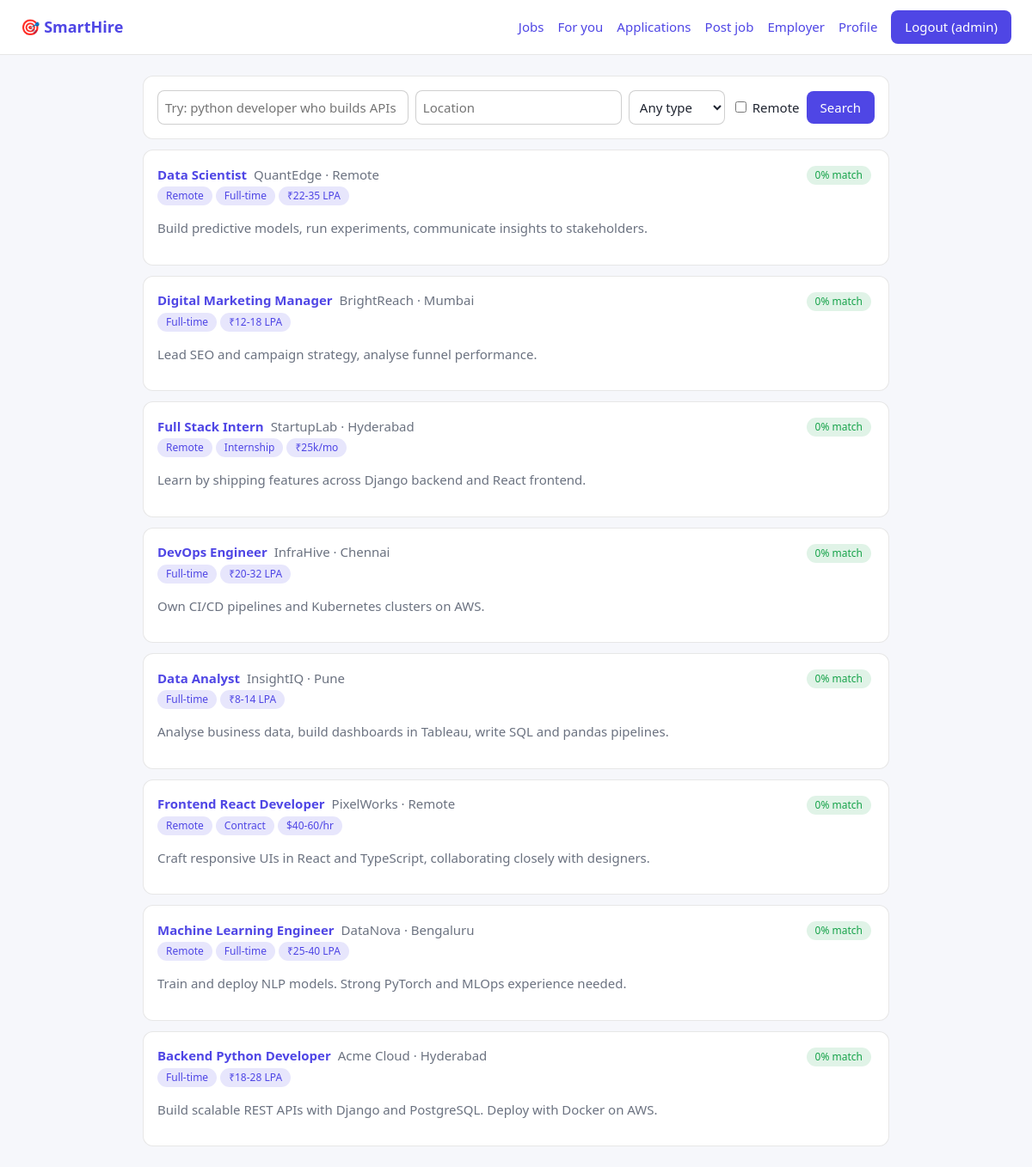
The app's page / (signed in) with its own data.
### jobs/models.py (models this page shows, shortened)
class Job(models.Model):
    TYPES = [("FT","Full-time"),("PT","Part-time"),("CT","Contract"),("IN","Internship")]
    title = models.CharField(max_length=200)
    company = models.CharField(max_length=120)
    location = models.CharField(max_length=120)
    job_type = models.CharField(max_length=2, choices=TYPES, default="FT")
    remote = models.BooleanField(default=False)
    salary = models.CharField(max_length=60, blank=True)
    skills = models.CharField(max_length=300, blank=True, help_text="Comma separated")
    description = models.TextField()
    owner = models.ForeignKey(settings.AUTH_USER_MODEL, null=True, blank=True, on_delete=models.SET_NULL)
    posted = models.DateTimeField(auto_now_add=True)
    class Meta: ordering = ["-posted"]
    @property
    def skill_list(self): return [s.strip().lower() for s in self.skills.split(",") if s.strip()]
    @property
    def text(self): return f"{self.title} {self.title} {self.skills} {self.company} {self.location} {self.description}"

### jobs/views.py (the view)
# urls.py: path("", v.job_list, name="job_list"), path("job/<int:pk>/", v.job_detail, name="job_detail"),
def job_list(request):
    qs = Job.objects.all()
    if t := request.GET.get("type"): qs = qs.filter(job_type=t)
    if request.GET.get("remote"): qs = qs.filter(remote=True)
    if loc := request.GET.get("location"): qs = qs.filter(location__icontains=loc)
    q = request.GET.get("q", "").strip()
    rows = [{"job": j, "relevance": round(s * 100)} for j, s in ai.rank(q, qs)] if q else [{"job": j} for j in qs]
    if request.user.is_authenticated:
        p = _profile(request.user)
        for r in rows: r["match"] = ai.match(p.resume_text, p.skill_list, r["job"])[0]
    return render(request, "jobs/job_list.html", {"rows": rows, "q": q, "types": Job.TYPES})

### jobs/ai.py (called while the page is built)
def tokens(text):
    return [w for w in re.findall(r"[a-z0-9+#./]+", text.lower()) if w not in STOP and len(w) > 1]

def extract_skills(text):
    low = text.lower()
    return sorted({s for s in SKILLS if re.search(r"(?<![a-z0-9])" + re.escape(s) + r"(?![a-z0-9])", low)})

def _idf(docs):
    df = Counter()
    for d in docs: df.update(set(d))
    n = len(docs)
    return {w: math.log((1 + n) / (1 + c)) + 1 for w, c in df.items()}

def _vec(toks, idf):
    return {w: c * idf.get(w, 1.0) for w, c in Counter(toks).items()}

def _cos(a, b):
    dot = sum(v * b.get(k, 0) for k, v in a.items())
    na, nb = math.sqrt(sum(v*v for v in a.values())), math.sqrt(sum(v*v for v in b.values()))
    return dot / (na * nb) if na and nb else 0.0

def match(resume_text, profile_skills, job):
    have = set(s.lower() for s in profile_skills) | set(extract_skills(resume_text))
    need = set(job.skill_list) | set(extract_skills(job.text))
    matched, missing = sorted(have & need), sorted(need - have)
    overlap = len(matched) / len(need) if need else 0.5
    q, d = tokens(resume_text), tokens(job.text)
    idf = _idf([q, d]); sim = _cos(_vec(q, idf), _vec(d, idf))
    return round(100 * (0.65 * overlap + 0.35 * min(1, sim * 2))), matched, missing

### jobs/models.py (called while the page is built)
    @property
    def skill_list(self): return [s.strip().lower() for s in self.skills.split(",") if s.strip()]

### jobs/views.py (called while the page is built)
def _profile(user): return Profile.objects.get_or_create(user=user)[0]

### jobs/templates/jobs/job_list.html
{% extends "jobs/base.html" %}{% block content %}
<form class="card row" method="get"><input name="q" value="{{ q }}" placeholder="Try: python developer who builds APIs" style="flex:1;min-width:200px">
<input name="location" placeholder="Location" value="{{ request.GET.location }}"><select name="type"><option value="">Any type</option>
{% for k,v in types %}<option value="{{ k }}" {% if request.GET.type == k %}selected{% endif %}>{{ v }}</option>{% endfor %}</select>
<label><input type="checkbox" name="remote" value="1" {% if request.GET.remote %}checked{% endif %}> Remote</label><button>Search</button></form>
{% for r in rows %}<div class="card"><div class="row"><a href="{% url 'job_detail' r.job.pk %}"><b>{{ r.job.title }}</b></a>
<span class="muted">{{ r.job.company }} · {{ r.job.location }}</span>
<span style="margin-left:auto">{% if r.match != None %}<span class="badge good">{{ r.match }}% match</span>{% endif %}{% if r.relevance %}<span class="badge">{{ r.relevance }}% relevant</span>{% endif %}</span></div>
<div>{% if r.job.remote %}<span class="badge">Remote</span>{% endif %}<span class="badge">{{ r.job.get_job_type_display }}</span>{% if r.job.salary %}<span class="badge">{{ r.job.salary }}</span>{% endif %}</div>
<p class="muted">{{ r.job.description|truncatechars:140 }}</p></div>
{% empty %}<p class="muted">No jobs found. Run <code>python manage.py seed_jobs</code> or post one.</p>{% endfor %}{% endblock %}

### jobs/templates/jobs/base.html (shortened to what this page needs)
<!doctype html><html><head><meta charset="utf-8"><meta name="viewport" content="width=device-width,initial-scale=1">
</head><body>
<nav><b>🎯 SmartHire</b><a href="{% url 'job_list' %}">Jobs</a>
{% if user.is_authenticated %}<a href="{% url 'recommendations' %}">For you</a><a href="{% url 'applications' %}">Applications</a>
<a href="{% url 'post_job' %}">Post job</a><a href="{% url 'employer' %}">Employer</a><a href="{% url 'profile' %}">Profile</a>
<form method="post" action="{% url 'logout' %}" style="display:inline">{% csrf_token %}<button>Logout ({{ user.username }})</button></form>
{% else %}<a href="{% url 'login' %}">Login</a><a href="{% url 'register' %}">Sign up</a>{% endif %}</nav>
<main>{% for m in messages %}<div class="msg">{{ m }}</div>{% endfor %}{% block content %}{% endblock %}</main></body></html>

### jobs/templates/jobs/base.html (style rules this page uses)
:root { --b:#4f46e5;--bg:#f6f7fb;--c:#fff;--t:#1f2430;--m:#6b7280 }
* { box-sizing:border-box }
body { margin:0;font:15px/1.5 system-ui,sans-serif;background:var(--bg);color:var(--t) }
nav { background:var(--c);padding:12px 24px;display:flex;gap:16px;align-items:center;flex-wrap:wrap;border-bottom:1px solid #8883 }
nav b { color:var(--b);font-size:18px;margin-right:auto }
a { color:var(--b);text-decoration:none }
main { max-width:900px;margin:24px auto;padding:0 16px }
.card { background:var(--c);border-radius:12px;padding:16px;margin-bottom:12px;border:1px solid #8883 }
.badge { display:inline-block;padding:2px 10px;border-radius:99px;font-size:12px;background:#4f46e522;color:var(--b);margin-right:4px }
.good { background:#16a34a22;color:#16a34a }
.muted { color:var(--m) }
input,select,textarea { padding:8px;border-radius:8px;border:1px solid #8886;background:var(--c);color:var(--t);font:inherit;max-width:100% }
button,.btn { background:var(--b);color:#fff;border:0;padding:8px 16px;border-radius:8px;cursor:pointer;font:inherit }
.row { display:flex;gap:8px;flex-wrap:wrap;align-items:center }

### records on screen
Job: job "Data Scientist", job.company "QuantEdge", job.location "Remote", match "0", remote "Remote", job.job_type "Full-time", job.salary "₹22-35 LPA", job.description "Build predictive models, run experiments, communicate insights to stakeholders."
Job: job "Digital Marketing Manager", job.company "BrightReach", job.location "Mumbai", match "0", job.job_type "Full-time", job.salary "₹12-18 LPA", job.description "Lead SEO and campaign strategy, analyse funnel performance."
Job: job "Full Stack Intern", job.company "StartupLab", job.location "Hyderabad", match "0", remote "Remote", job.job_type "Internship", job.salary "₹25k/mo", job.description "Learn by shipping features across Django backend and React frontend."
Job: job "DevOps Engineer", job.company "InfraHive", job.location "Chennai", match "0", job.job_type "Full-time", job.salary "₹20-32 LPA", job.description "Own CI/CD pipelines and Kubernetes clusters on AWS."
Job: job "Data Analyst", job.company "InsightIQ", job.location "Pune", match "0", job.job_type "Full-time", job.salary "₹8-14 LPA", job.description "Analyse business data, build dashboards in Tableau, write SQL and pandas pipelines."
Job: job "Frontend React Developer", job.company "PixelWorks", job.location "Remote", match "0", remote "Remote", job.job_type "Contract", job.salary "$40-60/hr", job.description "Craft responsive UIs in React and TypeScript, collaborating closely with designers."
Job: job "Machine Learning Engineer", job.company "DataNova", job.location "Bengaluru", match "0", remote "Remote", job.job_type "Full-time", job.salary "₹25-40 LPA", job.description "Train and deploy NLP models. Strong PyTorch and MLOps experience needed."
Job: job "Backend Python Developer", job.company "Acme Cloud", job.location "Hyderabad", match "0", job.job_type "Full-time", job.salary "₹18-28 LPA", job.description "Build scalable REST APIs with Django and PostgreSQL. Deploy with Docker on AWS."

### other values on screen
{{ user.username }} "admin"
